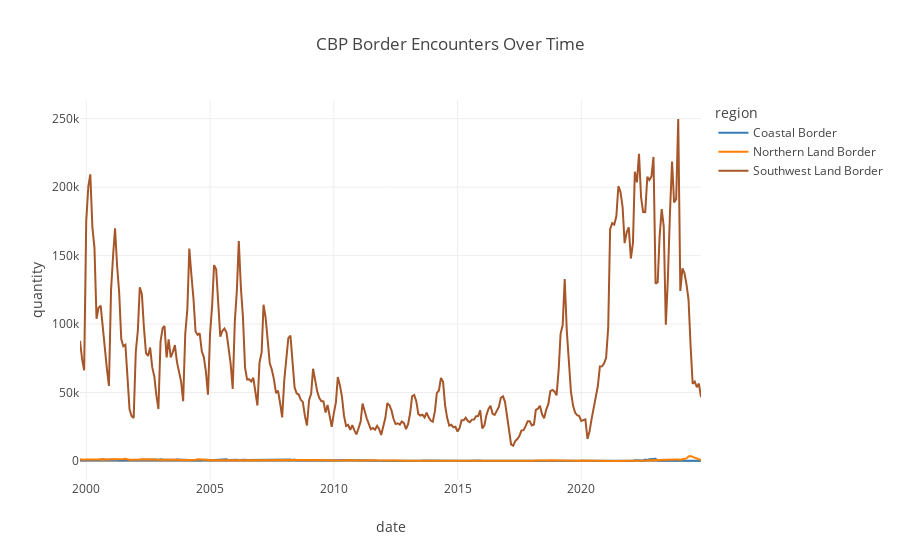

Here is the notebook cell this chart was saved with:
### Code cell
# Finally, graph
px.line(
    df,
    x="date",
    y="quantity",
    color="region",
    title="CBP Border Encounters Over Time",
    color_discrete_sequence=colorblind_palette,
)

### Figure 1 — Plotly figure (JSON) as saved in the notebook; plotly's stock layout.template omitted (floating-point values rounded to 4 significant figures; data arrays with more than 128 entries replaced by an {"elided": "..."} marker saying what was removed)
{"data": [{"hovertemplate": "region=Coastal Border<br>date=%{x}<br>quantity=%{y}<extra></extra>", "legendgroup": "Coastal Border", "line": {"color": "#377eb8", "dash": "solid"}, "marker": {"symbol": "circle"}, "mode": "lines", "name": "Coastal Border", "orientation": "v", "showlegend": true, "type": "scatter", "x": {"elided": "302 str values"}, "xaxis": "x", "y": {"elided": "302 int values"}, "yaxis": "y"}, {"hovertemplate": "region=Northern Land Border<br>date=%{x}<br>quantity=%{y}<extra></extra>", "legendgroup": "Northern Land Border", "line": {"color": "#ff7f00", "dash": "solid"}, "marker": {"symbol": "circle"}, "mode": "lines", "name": "Northern Land Border", "orientation": "v", "showlegend": true, "type": "scatter", "x": {"elided": "302 str values"}, "xaxis": "x", "y": {"elided": "302 int values"}, "yaxis": "y"}, {"hovertemplate": "region=Southwest Land Border<br>date=%{x}<br>quantity=%{y}<extra></extra>", "legendgroup": "Southwest Land Border", "line": {"color": "#a65628", "dash": "solid"}, "marker": {"symbol": "circle"}, "mode": "lines", "name": "Southwest Land Border", "orientation": "v", "showlegend": true, "type": "scatter", "x": {"elided": "302 str values"}, "xaxis": "x", "y": {"elided": "302 int values"}, "yaxis": "y"}], "layout": {"legend": {"title": {"text": "region"}, "tracegroupgap": 0}, "title": {"text": "CBP Border Encounters Over Time"}, "xaxis": {"anchor": "y", "domain": [0, 1], "title": {"text": "date"}}, "yaxis": {"anchor": "x", "domain": [0, 1], "title": {"text": "quantity"}}}}
